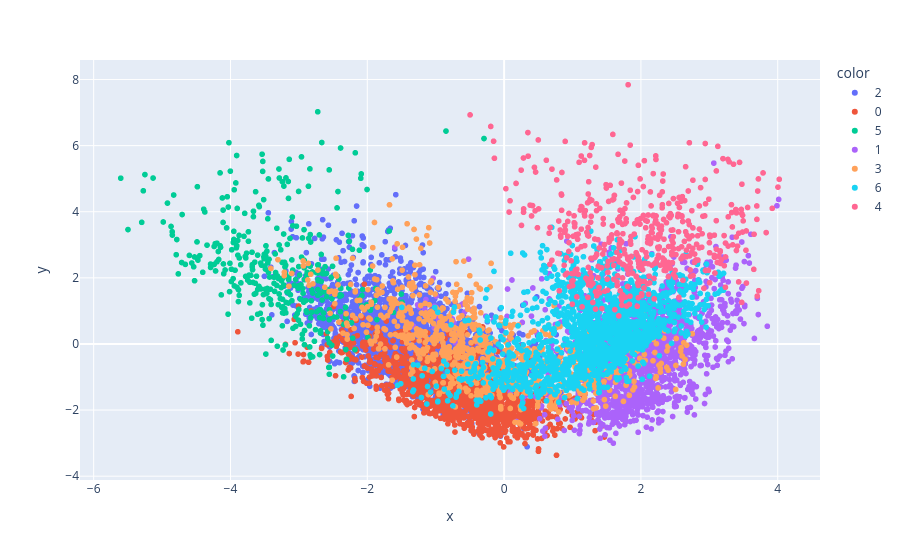

This figure's notebook cell:
### Markdown cell above
Plote o PCA, utilizando como argumento para cor os rótulos gerados pelo algoritmo, no formato de string.

### Code cell
fig = px.scatter(x=X_pca[:,0], y=X_pca[:, 1], color=labels.astype(str))
fig.show()

### Figure 1 — Plotly figure (JSON) as saved in the notebook; plotly's stock layout.template omitted (floating-point values rounded to 4 significant figures; data arrays with more than 128 entries replaced by an {"elided": "..."} marker saying what was removed)
{"data": [{"hovertemplate": "color=2<br>x=%{x}<br>y=%{y}<extra></extra>", "legendgroup": "2", "marker": {"color": "#636efa", "symbol": "circle"}, "mode": "markers", "name": "2", "showlegend": true, "type": "scattergl", "x": {"elided": "3397 float values"}, "xaxis": "x", "y": {"elided": "3397 float values"}, "yaxis": "y"}, {"hovertemplate": "color=0<br>x=%{x}<br>y=%{y}<extra></extra>", "legendgroup": "0", "marker": {"color": "#EF553B", "symbol": "circle"}, "mode": "markers", "name": "0", "showlegend": true, "type": "scattergl", "x": {"elided": "1508 float values"}, "xaxis": "x", "y": {"elided": "1508 float values"}, "yaxis": "y"}, {"hovertemplate": "color=5<br>x=%{x}<br>y=%{y}<extra></extra>", "legendgroup": "5", "marker": {"color": "#00cc96", "symbol": "circle"}, "mode": "markers", "name": "5", "showlegend": true, "type": "scattergl", "x": {"elided": "377 float values"}, "xaxis": "x", "y": {"elided": "377 float values"}, "yaxis": "y"}, {"hovertemplate": "color=1<br>x=%{x}<br>y=%{y}<extra></extra>", "legendgroup": "1", "marker": {"color": "#ab63fa", "symbol": "circle"}, "mode": "markers", "name": "1", "showlegend": true, "type": "scattergl", "x": {"elided": "1714 float values"}, "xaxis": "x", "y": {"elided": "1714 float values"}, "yaxis": "y"}, {"hovertemplate": "color=3<br>x=%{x}<br>y=%{y}<extra></extra>", "legendgroup": "3", "marker": {"color": "#FFA15A", "symbol": "circle"}, "mode": "markers", "name": "3", "showlegend": true, "type": "scattergl", "x": {"elided": "920 float values"}, "xaxis": "x", "y": {"elided": "920 float values"}, "yaxis": "y"}, {"hovertemplate": "color=6<br>x=%{x}<br>y=%{y}<extra></extra>", "legendgroup": "6", "marker": {"color": "#19d3f3", "symbol": "circle"}, "mode": "markers", "name": "6", "showlegend": true, "type": "scattergl", "x": {"elided": "1590 float values"}, "xaxis": "x", "y": {"elided": "1590 float values"}, "yaxis": "y"}, {"hovertemplate": "color=4<br>x=%{x}<br>y=%{y}<extra></extra>", "legendgroup": "4", "marker": {"color": "#FF6692", "symbol": "circle"}, "mode": "markers", "name": "4", "showlegend": true, "type": "scattergl", "x": {"elided": "494 float values"}, "xaxis": "x", "y": {"elided": "494 float values"}, "yaxis": "y"}], "layout": {"legend": {"title": {"text": "color"}, "tracegroupgap": 0}, "margin": {"t": 60}, "xaxis": {"anchor": "y", "domain": [0, 1], "title": {"text": "x"}}, "yaxis": {"anchor": "x", "domain": [0, 1], "title": {"text": "y"}}}}
